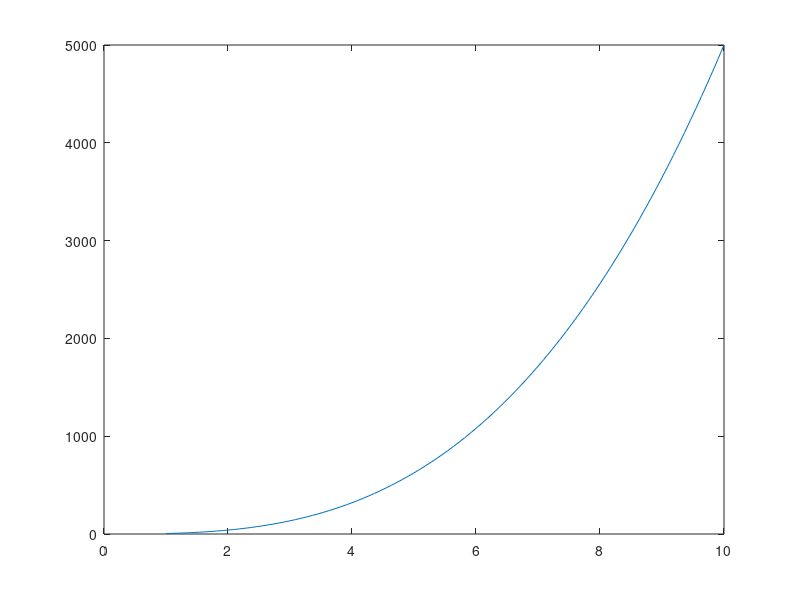

Source code (MATLAB):
function result = test_plot_001
result = false;
a = figure;
t = linspace(1,10);
plot(t,5*t.^3);
drawnow;
close(a);
result = true;
